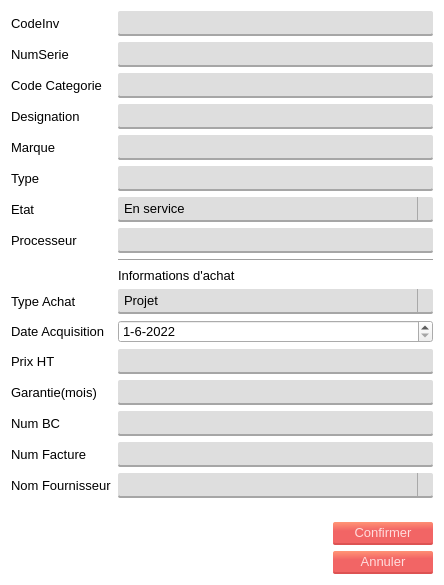
<?xml version="1.0" encoding="UTF-8"?>
<ui version="4.0">
 <class>Dialog</class>
 <widget class="QDialog" name="Dialog">
  <property name="windowModality">
   <enum>Qt::ApplicationModal</enum>
  </property>
  <property name="geometry">
   <rect>
    <x>0</x>
    <y>0</y>
    <width>444</width>
    <height>585</height>
   </rect>
  </property>
  <property name="windowTitle">
   <string>Dialog</string>
  </property>
  <property name="styleSheet">
   <string notr="true">*{
	font: 10pt;
}
#Dialog{
	
	background-color: rgb(255, 255, 255);
	font: 10pt;
}

.QPushButton{
	border-radius: 2;
	background-color: qlineargradient(spread:pad, x1:0.548, y1:1, x2:0.469455, y2:0, stop:0.627119 rgba(242, 101, 101, 255), stop:1 rgba(255, 146, 117, 255));
	border-bottom: 2px solid;
	border-bottom-color:rgb(221, 83, 83);
	padding: 3px 16px;
	color:rgb(255, 221, 221);	
	font: 10pt;
}
.QPushButton:pressed{
	background-color: rgb(220, 91, 91);
	border-bottom-color: rgb(194, 73, 73);
}

.QLineEdit, .QTextEdit{
	border-radius: 2;
	border-bottom: 2px solid rgb(166, 166, 166);
	font: 10pt;
	padding: 3px 6px;
	
	background-color:rgb(222, 222, 222);
}

.QComboBox{
	border-radius: 2;
	background-color:rgb(222, 222, 222);
	border: none;
	padding: 3px 6px;
	border-bottom: 2px solid rgb(166, 166, 166);
}
.QComboBox::drop-down{
	 subcontrol-origin: padding;
    subcontrol-position: top right;
	
	border-left-width: 1px;
    border-left-color: darkgray;
    border-left-style: solid;
}
QComboBox:!editable:on, QComboBox::drop-down:editable:on {
    background: qlineargradient(x1: 0, y1: 0, x2: 0, y2: 1,
                                stop: 0 #D3D3D3, stop: 0.4 #D8D8D8,
                                stop: 0.5 #DDDDDD, stop: 1.0 #E1E1E1);
}</string>
  </property>
  <property name="modal">
   <bool>true</bool>
  </property>
  <layout class="QGridLayout" name="gridLayout">
   <item row="0" column="1" colspan="2">
    <layout class="QFormLayout" name="formLayout">
     <item row="0" column="0">
      <widget class="QLabel" name="codeInvLabel">
       <property name="text">
        <string>CodeInv</string>
       </property>
      </widget>
     </item>
     <item row="0" column="1">
      <widget class="QLineEdit" name="codeinv">
       <property name="enabled">
        <bool>false</bool>
       </property>
      </widget>
     </item>
     <item row="1" column="0">
      <widget class="QLabel" name="numSerieLabel">
       <property name="text">
        <string>NumSerie</string>
       </property>
      </widget>
     </item>
     <item row="1" column="1">
      <widget class="QLineEdit" name="numserie">
       <property name="enabled">
        <bool>false</bool>
       </property>
      </widget>
     </item>
     <item row="2" column="0">
      <widget class="QLabel" name="codeCategorieLabel">
       <property name="text">
        <string>Code Categorie</string>
       </property>
      </widget>
     </item>
     <item row="2" column="1">
      <widget class="QLineEdit" name="codecat"/>
     </item>
     <item row="3" column="0">
      <widget class="QLabel" name="designationLabel">
       <property name="text">
        <string>Designation</string>
       </property>
      </widget>
     </item>
     <item row="3" column="1">
      <widget class="QLineEdit" name="desg"/>
     </item>
     <item row="4" column="0">
      <widget class="QLabel" name="marqueLabel">
       <property name="text">
        <string>Marque</string>
       </property>
      </widget>
     </item>
     <item row="4" column="1">
      <widget class="QLineEdit" name="mrq"/>
     </item>
     <item row="5" column="0">
      <widget class="QLabel" name="typeLabel">
       <property name="text">
        <string>Type</string>
       </property>
      </widget>
     </item>
     <item row="5" column="1">
      <widget class="QLineEdit" name="typ"/>
     </item>
     <item row="6" column="0">
      <widget class="QLabel" name="etatLabel">
       <property name="text">
        <string>Etat</string>
       </property>
      </widget>
     </item>
     <item row="6" column="1">
      <widget class="QComboBox" name="et">
       <item>
        <property name="text">
         <string>En service</string>
        </property>
       </item>
       <item>
        <property name="text">
         <string>En panne</string>
        </property>
       </item>
       <item>
        <property name="text">
         <string>Stock</string>
        </property>
       </item>
       <item>
        <property name="text">
         <string>Archive</string>
        </property>
       </item>
      </widget>
     </item>
     <item row="7" column="0">
      <widget class="QLabel" name="processeurLabel">
       <property name="text">
        <string>Processeur</string>
       </property>
      </widget>
     </item>
     <item row="7" column="1">
      <widget class="QLineEdit" name="process"/>
     </item>
     <item row="8" column="1">
      <widget class="Line" name="line">
       <property name="orientation">
        <enum>Qt::Horizontal</enum>
       </property>
      </widget>
     </item>
     <item row="9" column="1">
      <widget class="QLabel" name="label">
       <property name="text">
        <string>Informations d'achat</string>
       </property>
      </widget>
     </item>
     <item row="10" column="0">
      <widget class="QLabel" name="typeAchatLabel">
       <property name="text">
        <string>Type Achat</string>
       </property>
      </widget>
     </item>
     <item row="10" column="1">
      <widget class="QComboBox" name="tachat">
       <item>
        <property name="text">
         <string>Projet</string>
        </property>
       </item>
       <item>
        <property name="text">
         <string>Siege</string>
        </property>
       </item>
      </widget>
     </item>
     <item row="11" column="0">
      <widget class="QLabel" name="dateAcquisitionLabel">
       <property name="text">
        <string>Date Acquisition</string>
       </property>
      </widget>
     </item>
     <item row="12" column="0">
      <widget class="QLabel" name="prixHTLabel">
       <property name="text">
        <string>Prix HT</string>
       </property>
      </widget>
     </item>
     <item row="12" column="1">
      <widget class="QLineEdit" name="prixHTLineEdit"/>
     </item>
     <item row="13" column="0">
      <widget class="QLabel" name="garantieLabel">
       <property name="text">
        <string>Garantie(mois)</string>
       </property>
      </widget>
     </item>
     <item row="13" column="1">
      <widget class="QLineEdit" name="garantieLineEdit"/>
     </item>
     <item row="14" column="0">
      <widget class="QLabel" name="numBCLabel">
       <property name="text">
        <string>Num BC</string>
       </property>
      </widget>
     </item>
     <item row="14" column="1">
      <widget class="QLineEdit" name="numBCLineEdit"/>
     </item>
     <item row="15" column="0">
      <widget class="QLabel" name="numFactureLabel">
       <property name="text">
        <string>Num Facture</string>
       </property>
      </widget>
     </item>
     <item row="15" column="1">
      <widget class="QLineEdit" name="numFactureLineEdit"/>
     </item>
     <item row="16" column="0">
      <widget class="QLabel" name="nomFournisseurLabel">
       <property name="text">
        <string>Nom Fournisseur</string>
       </property>
      </widget>
     </item>
     <item row="16" column="1">
      <widget class="QComboBox" name="nomFournisseurComboBox"/>
     </item>
     <item row="11" column="1">
      <widget class="QDateEdit" name="dtacq">
       <property name="displayFormat">
        <string>d-M-yyyy</string>
       </property>
       <property name="date">
        <date>
         <year>2022</year>
         <month>6</month>
         <day>1</day>
        </date>
       </property>
      </widget>
     </item>
    </layout>
   </item>
   <item row="2" column="2">
    <widget class="QPushButton" name="confirmer_button">
     <property name="maximumSize">
      <size>
       <width>100</width>
       <height>16777215</height>
      </size>
     </property>
     <property name="text">
      <string>Confirmer</string>
     </property>
    </widget>
   </item>
   <item row="3" column="2">
    <widget class="QPushButton" name="pushButton_2">
     <property name="maximumSize">
      <size>
       <width>100</width>
       <height>16777215</height>
      </size>
     </property>
     <property name="text">
      <string>Annuler</string>
     </property>
    </widget>
   </item>
   <item row="1" column="2">
    <spacer name="verticalSpacer">
     <property name="orientation">
      <enum>Qt::Vertical</enum>
     </property>
     <property name="sizeHint" stdset="0">
      <size>
       <width>20</width>
       <height>40</height>
      </size>
     </property>
    </spacer>
   </item>
  </layout>
 </widget>
 <resources/>
 <connections>
  <connection>
   <sender>pushButton_2</sender>
   <signal>clicked()</signal>
   <receiver>Dialog</receiver>
   <slot>close()</slot>
   <hints>
    <hint type="sourcelabel">
     <x>303</x>
     <y>227</y>
    </hint>
    <hint type="destinationlabel">
     <x>85</x>
     <y>219</y>
    </hint>
   </hints>
  </connection>
 </connections>
</ui>
